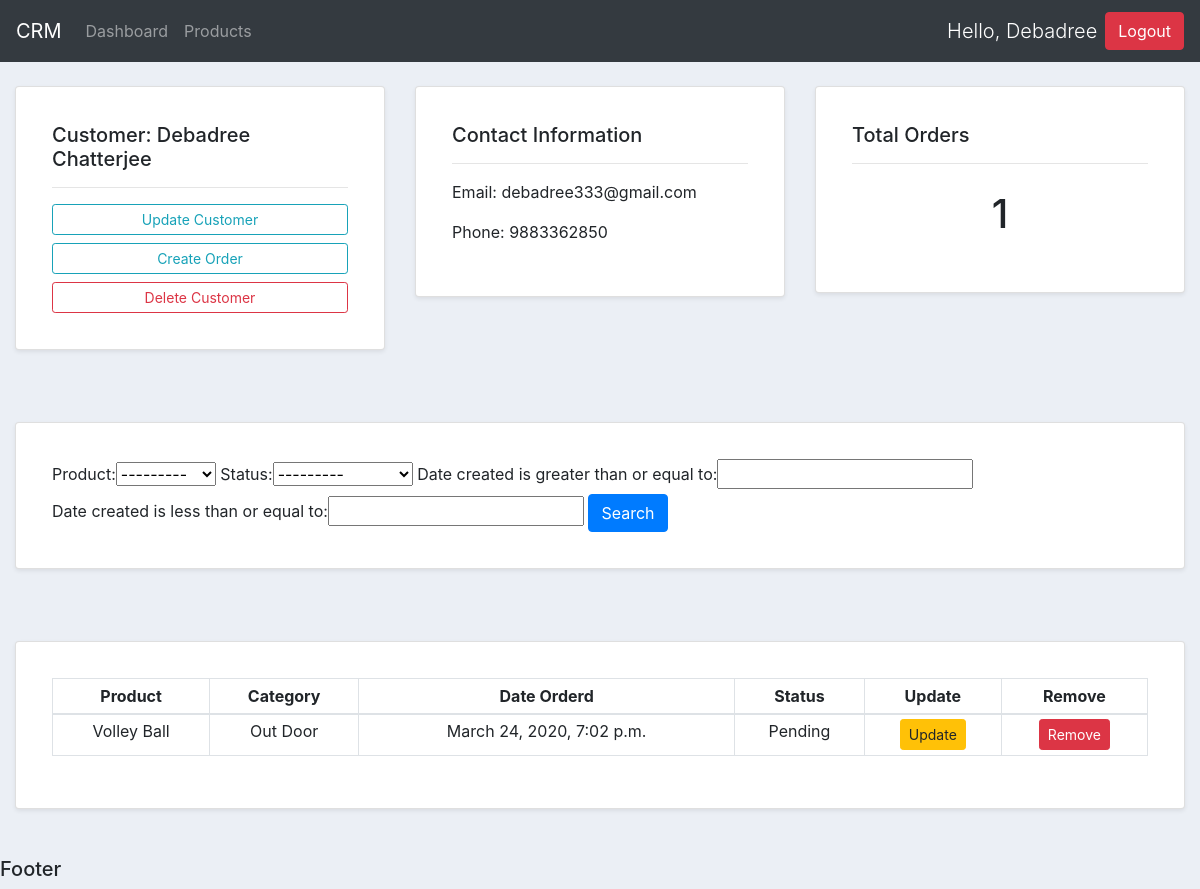
The page /customer/7/ (signed in) on the database its author committed.
### accounts/models.py (models this page shows, shortened)
class Customer(models.Model):
	user = models.OneToOneField(User,null=True,on_delete=models.CASCADE)
	name = models.CharField(max_length=200, null=True)
	phone = models.CharField(max_length=200, null=True)
	email = models.CharField(max_length=200, null=True)
	date_created = models.DateTimeField(auto_now_add=True, null=True)
	profile_pic = models.ImageField(null=True,blank=True)
	def __str__(self):
		return self.user.first_name+' '+self.user.last_name

class Order(models.Model):
	STATUS = (
			('Pending', 'Pending'),
			('Out for delivery', 'Out for delivery'),
			('Delivered', 'Delivered'),
			)
	customer = models.ForeignKey(Customer,null=True,on_delete=models.SET_NULL)
	product = models.ForeignKey(Product,null=True,on_delete=models.SET_NULL)
	date_created = models.DateTimeField(auto_now_add=True, null=True)
	status = models.CharField(max_length=200, null=True, choices=STATUS)

class Product(models.Model):
	CATEGORY = (
			('Indoor', 'Indoor'),
			('Out Door', 'Out Door'),
			)
	name = models.CharField(max_length=200, null=True)
	price = models.FloatField(null=True)
	category = models.CharField(max_length=200, null=True, choices=CATEGORY)
	description = models.CharField(max_length=200, null=True)
	date_created = models.DateTimeField(auto_now_add=True, null=True)
	tag = models.ManyToManyField(Tag)
	def __str__(self):
		return self.name

### accounts/decorators.py (the view)
    def wrapper_func(request,*args,**kwargs):
        group = None
        if request.user.groups.exists():
            group = request.user.groups.all()[0].name
        if group == 'customer':
            return redirect('user')
        elif group=='admin':
            return view_func(request,*args,**kwargs)

### accounts/views.py (called while the page is built)
@login_required(login_url='login')
@admin_only
def customer(request,uid):
    c = Customer.objects.get(id=uid)
    orders = c.order_set.all()
    myFilter = OrderFilter(request.GET,queryset=orders)
    orders = myFilter.qs
    context = {'customer':c,'orders':orders,'total_orders':orders.count(),'myFilter':myFilter}
    return render(request,'accounts/customer.html',context)

### accounts/templates/accounts/customer.html
{% extends 'accounts/main.html' %}
{% block content %}
<br>
<div class="row">
	<div class="col-md">
		<div class="card shadow-sm p-3 mb-5 bg-white rounded">
        <div class="card-body">
        <h5>Customer: {{customer}}</h5>
			<hr>
			<a class="btn btn-outline-info  btn-sm btn-block" href="{% url 'update_customer' customer.id %}">Update Customer</a>
			<a class="btn btn-outline-info  btn-sm btn-block" href="{% url 'create_order' customer.id %}">Create Order</a>
			<a class="btn btn-outline-danger  btn-sm btn-block" href="{% url 'delete_customer' customer.id %}">Delete Customer</a>
        </div>
		</div>
	</div>
	<div class="col-md">
		<div class="card shadow-sm p-3 mb-5 bg-white rounded">
			<div class="card-body">
                <h5>Contact Information</h5>
			<hr>
			<p>Email: {{customer.user.email}} </p>
			<p>Phone: {{customer.phone}} </p>
            </div>
		</div>
	</div>
	<div class="col-md">
		<div class="card shadow-sm p-3 mb-5 bg-white rounded">
			<div class="card-body">
                <h5>Total Orders</h5>
			<hr>
			<h1 style="text-align: center;padding: 10px">{{total_orders}}</h1>
            </div>
		</div>
	</div>
</div>
<br>
<div class="row">
	<div class="col">
		<div class="card shadow-sm p-3 mb-5 bg-white rounded">
			<div class="card-body">
                <form method="get">
				{{myFilter.form}}
                    <button class="btn btn-primary" type="submit">Search</button>
                  </form>
            </div>
		</div>
	</div>
</div>
<br>
<div class="row">
	<div class="col-md">
		<div class="card shadow-sm p-3 mb-5 bg-white rounded">
			<div class="card-body">
                <table class="table table-sm table-bordered text-center table-hover">
                    <tr>
                        <th>Product</th>
                        <th>Category</th>
                        <th>Date Orderd</th>
                        <th>Status</th>
                        <th>Update</th>
                        <th>Remove</th>
                    </tr>
					<tbody>
						{% for order in orders %}
						<tr scope="row">
						<td>{{order.product}}</td>
						<td>{{order.product.category}}</td>
						<td>{{order.date_created}}</td>
						<td>{{order.status}}</td>
						<td><a name="" id="" class="btn btn-sm btn-warning" href="{% url 'update_order' order.id %}" role="button">Update</a></td>
						<td><a name="" id="" class="btn btn-sm btn-danger" href="{% url 'delete_order' order.id %}" role="button">Remove</a></td>
						</tr>
						{% endfor %}
					</tbody>
                </table>
            </div>
		</div>
	</div>
</div>
{% endblock content %}

### accounts/templates/accounts/navbar.html (shortened to what this page needs)
<nav class="navbar navbar-expand-lg navbar-dark bg-dark">
  <a class="navbar-brand" href="#">CRM</a>
  <div class="collapse navbar-collapse" id="navbarNav">
  {% if request.user.is_staff %}
    <ul class="navbar-nav mr-auto">
      <li class="nav-item {% if request.path == '/' %} active {% endif %} ">
        <a class="nav-link" href="{% url 'home' %}">Dashboard</a>
      </li>
      <li class="nav-item {% if request.path == '/products/' %} active {% endif %}">
        <a class="nav-link" href="{% url 'products' %}">Products</a>
      </li>
    </ul>
  {% endif %}
  </div>
  <span class="navbar-text mr-2 lead" style="color: white;">Hello, {{request.user.first_name}} </span>
  <a class="btn btn-danger" href="{% url 'logout' %}">Logout</a>
</nav>

### static/css/main.css (style rules this page uses)
body { background-color: #ebeff5; }

### rows shown on the page
Customer: user.last_name "Debadree Chatterjee", user.email "debadree333@gmail.com", phone "9883362850"
Order: product "Volley Ball", product.category "Out Door", date_created "March 24, 2020, 7:02 p.m.", status "Pending"

### other values the page prints
{{ request.user.first_name }} "Debadree"
{{ total_orders }} "1"
